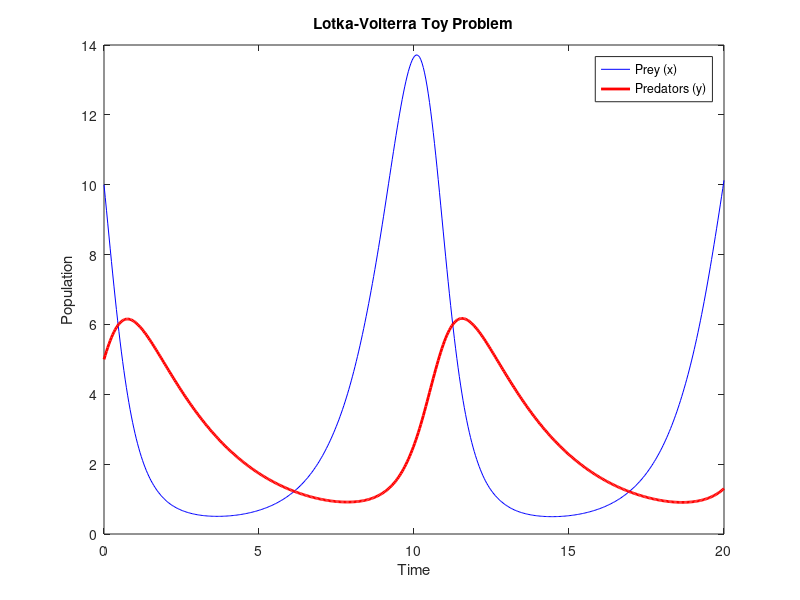

MATLAB code for this plot: (Note: this script raises an error after producing the figure.)
%% 2D nonlinear

%This file was taken and modified from C:\Users\chorc\GP_and_SINDy\EnsembleSINDy\SINDY\main_runLotkaVolterra.m

clear all
close all
clc

% x is prey and y is pred
% x' = ax - bxy
% y' = dxy - gy

% Parameters
a = 1.1; b = 0.4;
d = 0.1; g = 0.4;
params = [a, b, d, g];

% Time span and initial conditions [Prey, Predators]
tspan = linspace(0, 20, 500);
y0 = [10, 5]; 

% Solve the system
[t, sol] = ode45(@(t, y) [params(1)*y(1) - params(2)*y(1)*y(2); ...
                          params(3)*y(1)*y(2) - params(4)*y(2)], tspan, y0);

% Plot the "Analytical Truth"
plot(t, sol(:,1), 'b', t, sol(:,2), 'r', 'LineWidth', 2);
legend('Prey (x)', 'Predators (y)');
xlabel('Time'); ylabel('Population');
title('Lotka-Volterra Toy Problem');



%% Creating sample for Ensemble SINDy
% --- 1. Generate Clean Data ---
t_sampled = linspace(0, 20, 21); % 21 points to get dt=1
y0 = [10, 5]; 
[~, sol_clean] = ode45(@(t, y) [params(1)*y(1) - params(2)*y(1)*y(2); ...
                                  params(3)*y(1)*y(2) - params(4)*y(2)], t_sampled, y0);

% --- 2. Add Gaussian Noise (5%) ---
noise_level = 0.05;
xobs_noisy = sol_clean + noise_level * std(sol_clean) .* randn(size(sol_clean));

% --- 3. Construct the "pop_toy" Matrix ---
% Row 1: Time
% Row 2: Predator (to match lhpop row 2)
% Row 3: Prey (to match lhpop row 3)
pop_toy = [t_sampled; xobs_noisy(:,2)'; xobs_noisy(:,1)'];


tspan = pop_toy(1,:) - pop_toy(1,1);
% Normalize the data (Prey is col 1, Predator is col 2)
xobs = pop_toy([3 2],:)' ./ std(pop_toy([3 2],:)');


% Adding SMOOTHING: Crucial for degree-3 library with 21 points
xobs(:,1) = smoothdata(xobs(:,1), 'gaussian', 3); 
xobs(:,2) = smoothdata(xobs(:,2), 'gaussian', 3);

% true system parameter estimation given params above
true_nz_weights = zeros(10,2);
true_nz_weights(2,1) = a;
true_nz_weights(4,1) = -b;
true_nz_weights(3,2) = -g;
true_nz_weights(4,2) = d;



% common parameters
n = 2;
polys = 0:3; % if changed, also change sparseGalerkin.m function, as it is 
% optimised for polys = 0:3
gamma = 0; 
%For L2 regularization (=0 means the algorithm is performing "Pure" Sparse 
% Regression (like Lasso or Sequential Thresholding) without adding a 
% "Ridge" penalty to the size of the coefficients.)
%Could change gamma to 1e-4 or 1e-3 if results are unstable (uncertainty
%cloud is huge or coeffs change wildly with small changes in data. This
%will 'stiffen' regression and make it more robust against noise.
common_params = {polys,[]};

tol_ode = 1e-10;         % set tolerance (abs and rel) of ode45
options = odeset('RelTol',tol_ode,'AbsTol',tol_ode*ones(1,n));

Theta = build_theta(xobs,common_params);


% Plot the "Analytical Truth"
plot(tspan, xobs(:,1), 'b', tspan, xobs(:,2), 'r', 'LineWidth', 2);
legend('Prey (x)', 'Predators (y)');
xlabel('Time'); ylabel('Population');
title('Lotka-Volterra Toy Problem');




%% calculate derivatives
%will change this to Gaussian der 

dt_toy = tspan(2) - tspan(1);
dxobs = zeros(size(xobs));

% Fourth order centered difference with third order forward/backward difference at endpoints.
dxobs(1,:) = (-11/6*xobs(1,:) + 3*xobs(2,:) - 3/2*xobs(3,:) + xobs(4,:)/3) / dt_toy;
dxobs(2,:) = (-11/6*xobs(2,:) + 3*xobs(3,:) - 3/2*xobs(4,:) + xobs(5,:)/3) / dt_toy;
dxobs(3:19,:) = (-1/12*xobs(5:end,:) + 2/3*xobs(4:end-1,:) - 2/3*xobs(2:end-3,:) + 1/12*xobs(1:end-4,:)) / dt_toy;
dxobs(20,:) = (11/6*xobs(end-1,:) - 3*xobs(end-2,:) + 3/2*xobs(end-3,:) - xobs(end-4,:)/3) / dt_toy;
dxobs(21,:) = (11/6*xobs(end,:) - 3*xobs(end-1,:) + 3/2*xobs(end-2,:) - xobs(end-3,:)/3) / dt_toy;


nEnsemble2 = 150;
ensT = 0.65;
nEnsemble1P = 0.85;
ensembleT = 0.8;
nEnsemblesDD = 1000; % larger ensemble for refined UQ if using plotUQtimeseriesELVbootstrap
lambda = 0.19;



%% Bagging SINDy library
% randomly sample library terms without replacement and throw away terms
% with low inclusion probability
nEnsemble1 = round(nEnsemble1P*size(Theta,2));
mOutBS = zeros(nEnsemble1,n,nEnsemble2);
libOutBS = zeros(nEnsemble1,nEnsemble2);
for iii = 1:nEnsemble2
    rs = RandStream('mlfg6331_64','Seed',iii); 
    libOutBS(:,iii) = datasample(rs,1:size(Theta,2),nEnsemble1,'Replace',false)';
    mOutBS(:,:,iii) = sparsifyDynamics(Theta(:,libOutBS(:,iii)),dxobs,lambda,n,gamma);
end

inclProbBS = zeros(size(Theta,2),n);
for iii = 1:nEnsemble2
    for jjj = 1:n
        for kkk = 1:nEnsemble1
            if mOutBS(kkk,jjj,iii) ~= 0
                inclProbBS(libOutBS(kkk,iii),jjj) = inclProbBS(libOutBS(kkk,iii),jjj) + 1;
            end
        end
    end
end
inclProbBS = inclProbBS/nEnsemble2*size(Theta,2)/nEnsemble1;

XiD = zeros(size(Theta,2),n);
for iii = 1:n
    libEntry = inclProbBS(:,iii)>ensT;
    XiBias = sparsifyDynamics(Theta(:,libEntry),dxobs(:,iii),lambda,1,gamma);
    XiD(libEntry,iii) = XiBias;
end


%% Double bagging SINDy 
% randomly sample library terms without replacement and throw away terms with low inclusion probability
% then, on smaller library, do bagging

XiDB = zeros(size(Theta,2),n);
inclProbDB = zeros(size(Theta,2),n);
XiDBs = zeros(size(Theta,2),n);
XiDBeOut = zeros(size(Theta,2),n,nEnsemblesDD);
XiDBeOut2 = zeros(size(Theta,2),n,nEnsemblesDD);

OOSsmallOut = zeros(nEnsemblesDD,n);

for iii = 1:n
    libEntry = inclProbBS(:,iii)>ensT;
    bootstatDD = bootstrp(nEnsemblesDD,@(Theta,dx)sparsifyDynamics(Theta,dx,lambda,1,gamma),Theta(:,libEntry),dxobs(:,iii)); 

    XiDBe = [];
    XiDBnz = [];
    for iE = 1:nEnsemblesDD
        XiDBe(:,iE) = reshape(bootstatDD(iE,:),size(Theta(:,libEntry),2),1);
        XiDBnz(:,iE) = XiDBe(:,iE)~=0;
        
        XiDBeOut(libEntry,iii,iE) = XiDBe(:,iE);
    end

    % Thresholded bootstrap aggregating (bagging, from bootstrap aggregating)
    XiDBnzM = mean(XiDBnz,2); % mean of non-zero values in ensemble
    inclProbDB(libEntry,iii) = XiDBnzM;
    XiDBnzM(XiDBnzM<ensembleT) = 0; % threshold: set all parameters that have an inclusion probability below threshold to zero

    XiDBmean = mean(XiDBe,2);

    XiDBmean(XiDBnzM==0)=0; 

    XiDB(libEntry,iii) = XiDBmean;
    
    XiDBstd = std(XiDBe')';
    XiDBstd(XiDBnzM==0)=0; 
    XiDBs(libEntry,iii) = XiDBstd;

    for iE = 1:nEnsemblesDD
        XiDBeOutInter = XiDBe(:,iE);
        XiDBeOutInter(XiDBnzM==0)=0; 
        XiDBeOut2(libEntry,iii,iE) = XiDBeOutInter;
    end
end


%% plot UQ time series: ensemble forecast
% draw not from each coefficient probability, but draw 5 different models from the ensemble and average
% we can compare this to the posterior predictive distribution (PPD) from Hirsh 2021.
nUQ = size(XiDBeOut,3);
nE = 5; % number of ensembles for forecast
pct = 95; % plot prctile 
plotUQ_LV_timseries_toy(XiDB, XiDBeOut2, XiDBs, xobs(1,:), tspan, polys, nUQ, pct, nE, tspan, xobs, options, pop_toy);

%% plot uncertainty in coefficients
lib = {'1 ';'u ';'v ';'uv';'vv';'uu'};
XiDBeOutFigure = XiDBeOut(1:6,:,:);
plotUQ_LV_toy(XiDBeOutFigure,true_nz_weights,XiDB,lib)


%% inclusion probability
% multiply inclusion probability of library bagging with second
% inclusion probability of data bagging
inclProb1 = inclProbBS;
inclProb2a = inclProbDB;
inclProb2b = inclProbBS;
inclProb2b(inclProbDB~=0) = inclProb2b(inclProbDB~=0).*inclProbDB(inclProbDB~=0);
